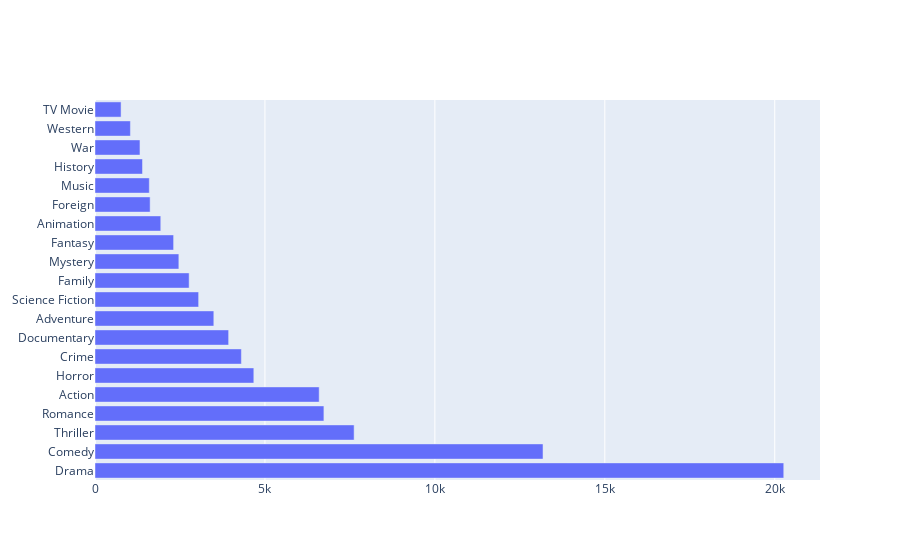

The code cell stored with this chart in its notebook:
### Code cell
# Generate Figure
fig = go.Figure(go.Bar(
            x=films_category.values,
            y=films_category.index,
            orientation='h'))

fig.show()

### Figure 1 — Plotly figure (JSON) as saved in the notebook; plotly's stock layout.template omitted (floating-point values rounded to 4 significant figures)
{"data": [{"orientation": "h", "type": "bar", "x": [20265, 13182, 7624, 6735, 6596, 4673, 4307, 3932, 3496, 3049, 2770, 2467, 2313, 1935, 1622, 1598, 1398, 1323, 1042, 767], "y": ["Drama", "Comedy", "Thriller", "Romance", "Action", "Horror", "Crime", "Documentary", "Adventure", "Science Fiction", "Family", "Mystery", "Fantasy", "Animation", "Foreign", "Music", "History", "War", "Western", "TV Movie"]}], "layout": {}}
